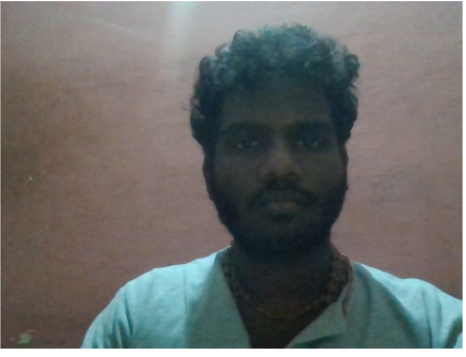
#> input picture img 1.png, 466 x 357 px, given in place of the camera
$ jupyter execute --allow-errors ex_02.ipynb
#> lines starting #> are read from the running program, lines starting #| are printed output that depends on the picture
[cell 1]
import cv2
import matplotlib.pyplot as plt
from IPython.display import clear_output
import time

[cell 2]
cap = cv2.VideoCapture(0)
ret, frame = cap.read()
#> frame is the input picture: shape (357, 466, 3); mean B, G, R 106.1, 108.2, 106.6
if ret:
    cv2.imwrite(r"C:\Users\naren\OneDrive\Pictures\Camera Roll\MY.jpg", frame)
cap.release()
captured_image = cv2.imread(r"C:\Users\naren\OneDrive\Pictures\Camera Roll\MY.jpg")

[cell 3]
import matplotlib.pyplot as plt

plt.imshow(captured_image[:, :, ::-1])
#> (this line was passed over: IPython is not available in this run)
plt.title('Captured Frame')
#> (this line was passed over: IPython is not available in this run)
plt.axis('off')
#> (this line was passed over: IPython is not available in this run)

$ run again, on img 2.png
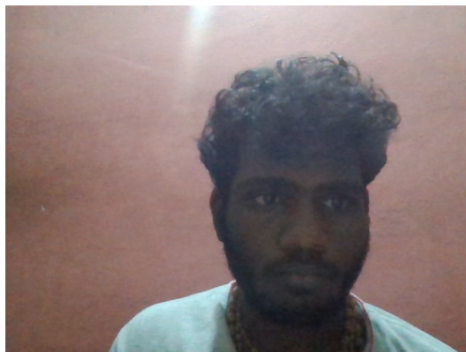
#> input picture img 2.png, 466 x 352 px, given in place of the camera
#> frame is the input picture: shape (352, 466, 3); mean B, G, R 119.6, 120.5, 137

$ run again, on img 3.png
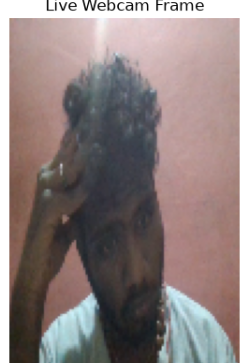
#> input picture img 3.png, 251 x 363 px, given in place of the camera
#> frame is the input picture: shape (363, 251, 3); mean B, G, R 130.7, 131.7, 145.2

$ run again, on img 4.png
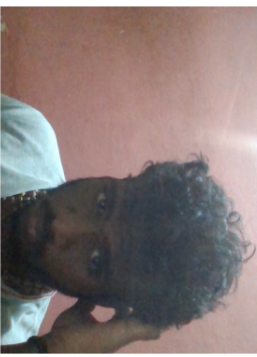
#> input picture img 4.png, 257 x 357 px, given in place of the camera
#> frame is the input picture: shape (357, 257, 3); mean B, G, R 117.5, 119.2, 133.1
